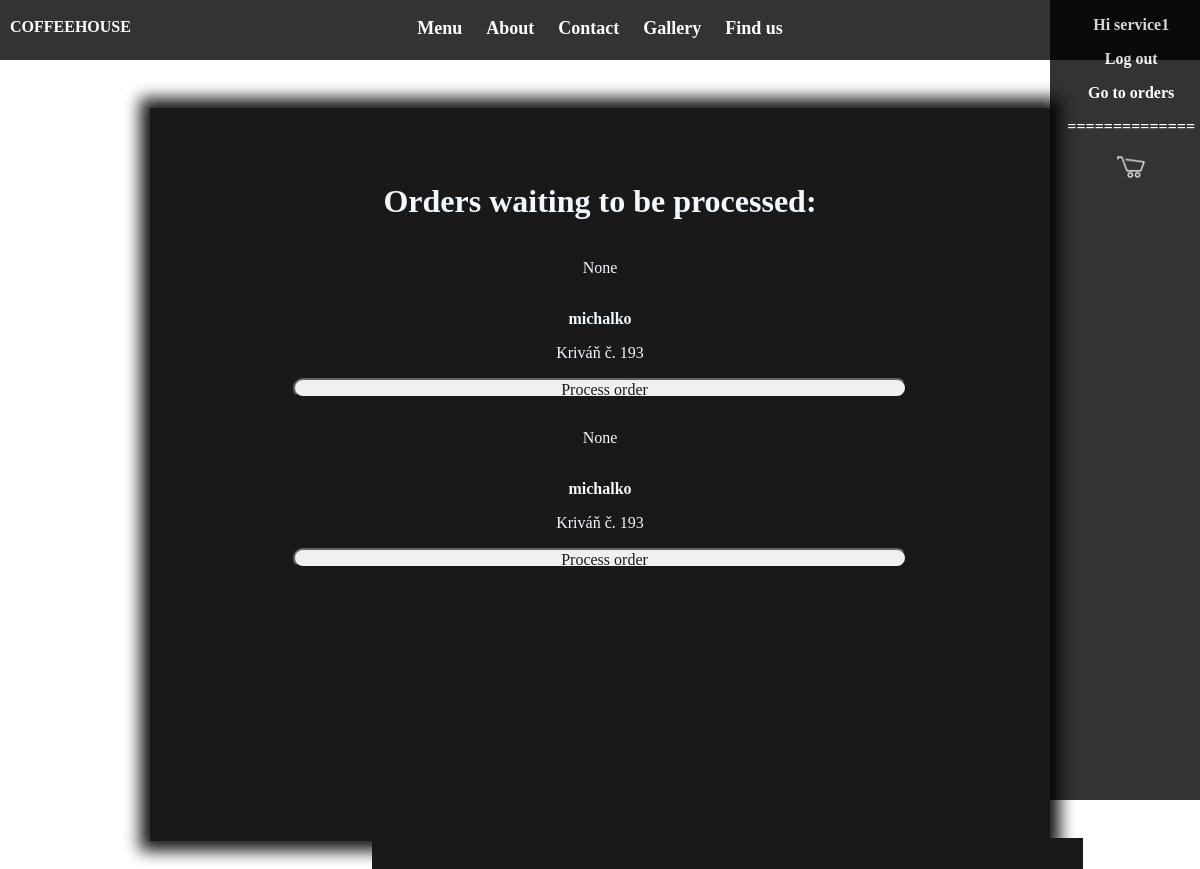
The page /orders/unprocessed (signed in) on the database as committed earlier.
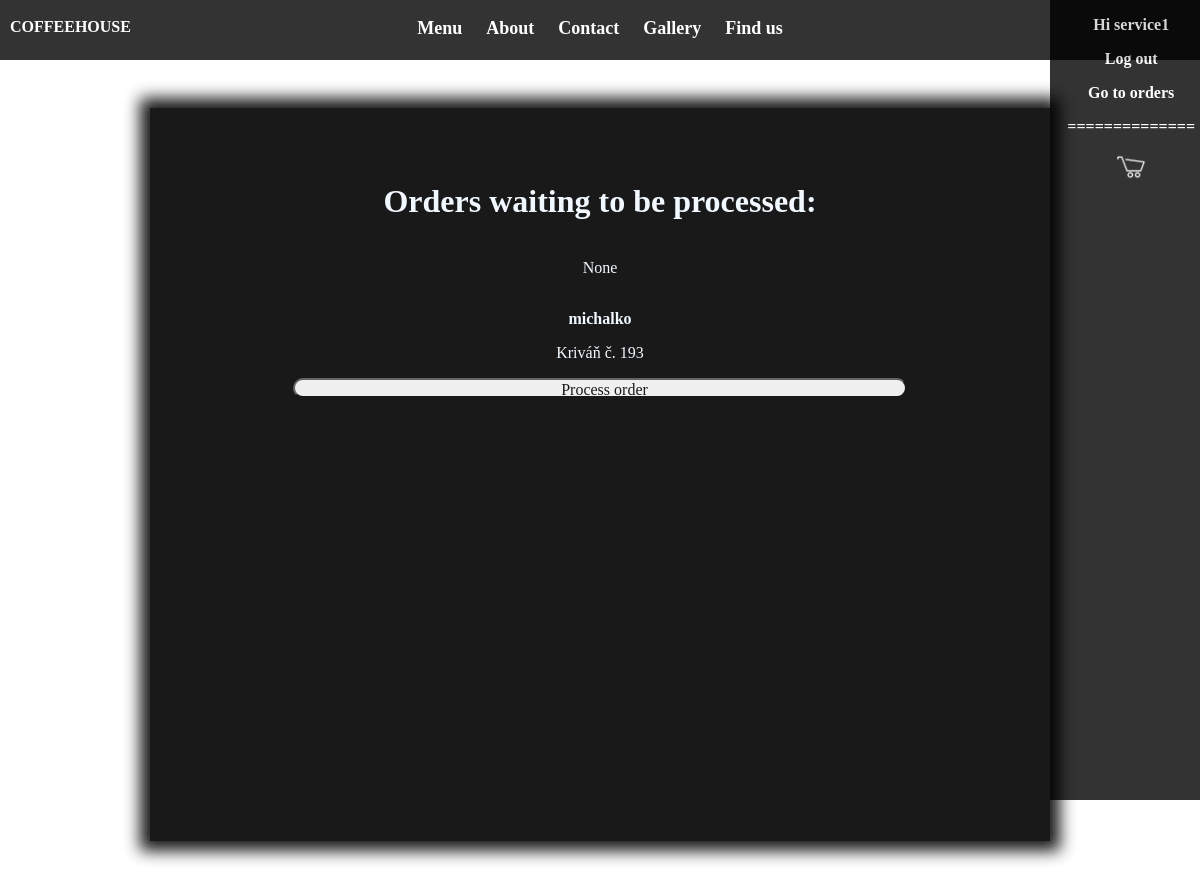
The same page on the database as committed later.
### coffehouse/orders/models.py (models this page shows, shortened)
class Order(models.Model):
    user = models.ForeignKey(Customer, related_name='client', on_delete=models.CASCADE, null=True)
    food = models.ManyToManyField(Food, related_name='foods')
    drink = models.ManyToManyField(Drink, related_name='drinks', default=None)
    created_at = models.DateField(auto_now_add=True)
    processed = models.BooleanField(default=False)
    processed_by = models.ForeignKey(Service, related_name='processed_by', on_delete=models.CASCADE, null=True)
    note = models.CharField(max_length=255, null=True)

### coffehouse/users/models.py (models this page shows, shortened)
class Customer(models.Model):
    user = models.OneToOneField(BaseUser, on_delete=models.CASCADE, primary_key=True)
    address = models.CharField(max_length=100)
    country = models.CharField(max_length=40, default=" ")

class BaseUser(AbstractUser):
    is_owner = models.BooleanField(default=False)
    is_service = models.BooleanField(default=False)
    is_customer = models.BooleanField(default=False)

### coffehouse/orders/views.py (the view)
@login_required
def unprocessed_orders(request):
    if request.user.is_service:
        service = request.user
        orders = Order.objects.filter(processed=False)
        return render(request, 'orders/unprocessed_orders.html', {'orders': orders})
    return redirect('users:login')

### coffehouse/templates/orders/unprocessed_orders.html (shortened to what this page needs)
{% extends 'base.html' %}
{% block extra_head %}
    {% load staticfiles %}
    <link rel="stylesheet" type="text/css" href="{% static "css/orders/unprocessed_orders_style.css" %}">
{% endblock extra_head %}
{% block content %}
    <div class="content">
        <h1> Orders waiting to be processed: </h1>
        {% for order in orders %}
            <div class="order">
                <p> {{ order.food.name }}</p>
                <div class="line"></div>
                <p class="username"> {{ order.user.user.username }}</p>
                <p> {{ order.user.address }} </p>
                <input type="submit" class="btn-link" name="proceed" value="Process order"
                       onclick="proceedOrder(this, {{ order.pk }});">
            </div>
        {% endfor %}
    </div>
{% endblock content %}

Rows that differ between the two databases and show on the page:
no longer on this page (row edited): Order: food.name "None", user.user.username "michalko", user.address "Kriváň č. 193"
